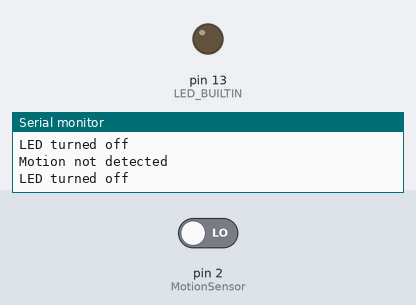
A sketch run on a simulated Arduino Uno, built with avr-gcc and run on an emulated ATmega328P. Parts: output pins drawn as LEDs (lit = HIGH), the last lines printed to the serial monitor. The test bench sets the inputs (shaded band); at power-on: pin 2 (MotionSensor) LOW.

Above: at 2.8 s.
2.9 s: pin 2 (MotionSensor) driven HIGH
At 3.8 s:
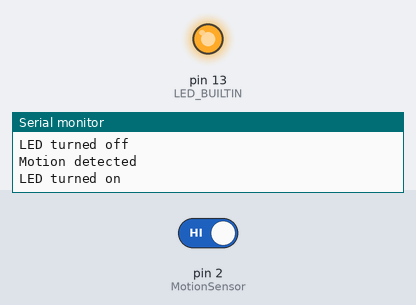
4.5 s: pin 2 (MotionSensor) driven LOW
At 5.4 s:
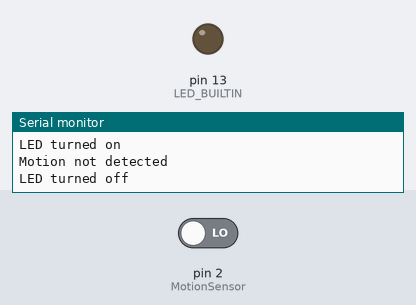
Timing chart, 0 to 7.5 s (numbered marks = the images above; inputs shaded):
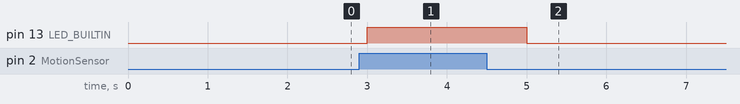

Measured:
- after the input at 2.9 s, pin 13 (LED_BUILTIN): LOW → HIGH after 0.10 s
- after the input at 4.5 s, pin 13 (LED_BUILTIN): HIGH → LOW after 0.50 s

The sketch:

sketch_feb27b.ino
```cpp
// C++ code
// motion sensor connected to digital pin 2
const int MotionSensor = 2;
// initial state of sensor is LOW
int MotionState = LOW;
void setup() {
// initialize the LED pin as an output:
pinMode(LED_BUILTIN, OUTPUT);
// initialize the Motion Sensor as an input:
pinMode(MotionSensor, INPUT);
// Initialize serial communication
Serial.begin(9600);
}
void loop() {
// read the state of the MotionSenor value:
MotionState = digitalRead(MotionSensor);
// turn on led if motion detected
if (MotionState == HIGH) {
Serial.println("Motion detected");
digitalWrite(LED_BUILTIN, HIGH);
Serial.println("LED turned on");
}
// turn off led if motion not detected
else {
Serial.println("Motion not detected");
digitalWrite(LED_BUILTIN, LOW);
Serial.println("LED turned off");
}
delay(1000);
}
```
